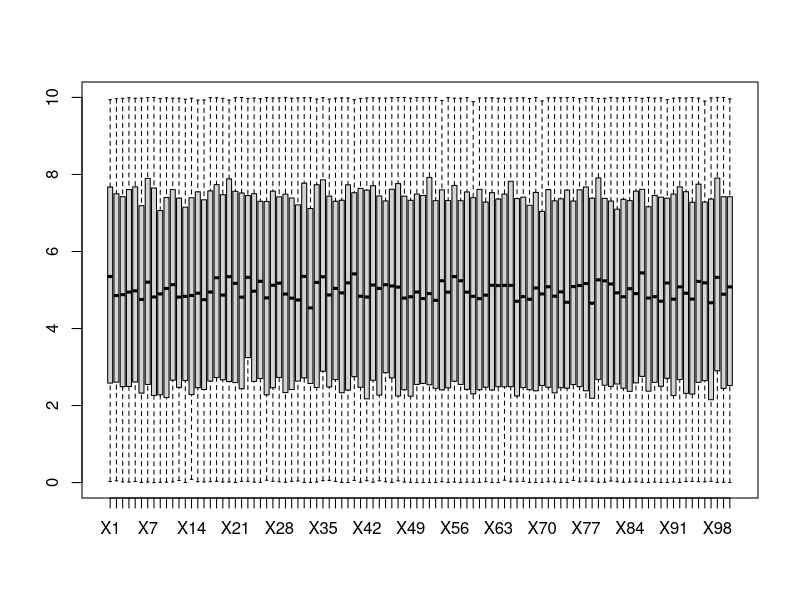
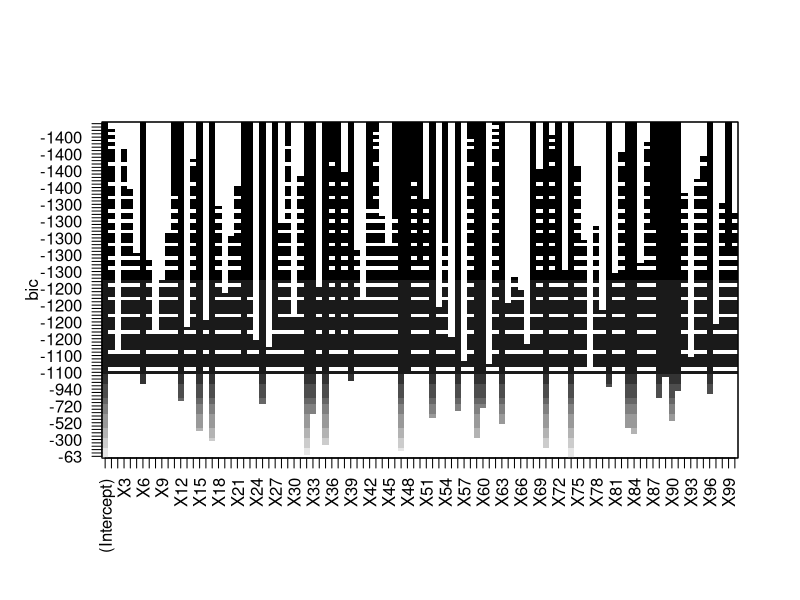
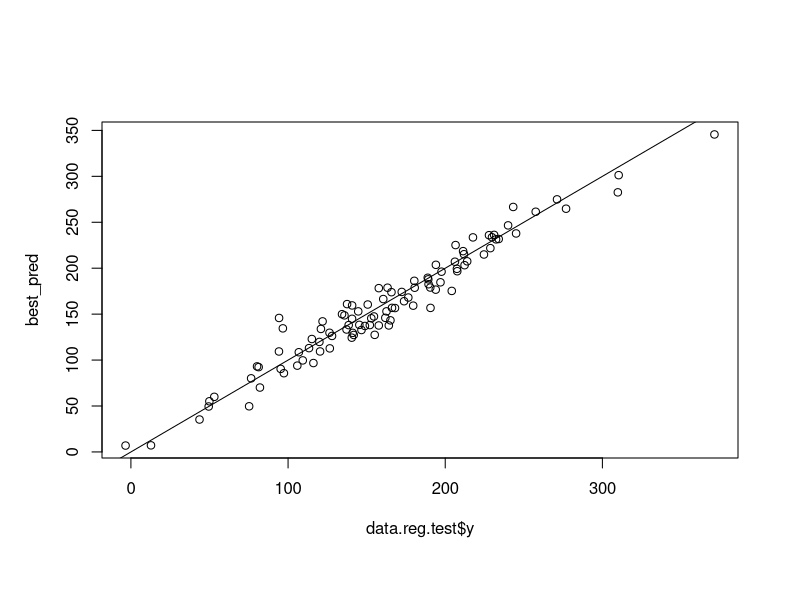
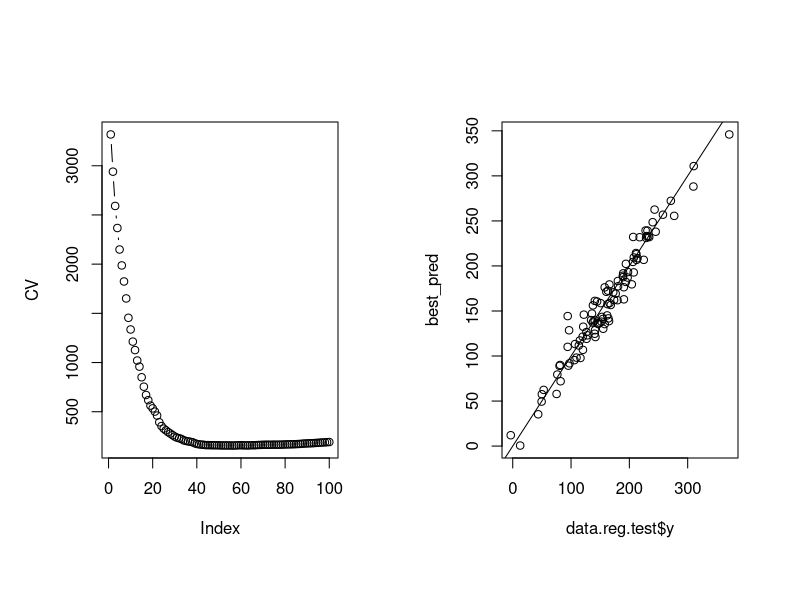
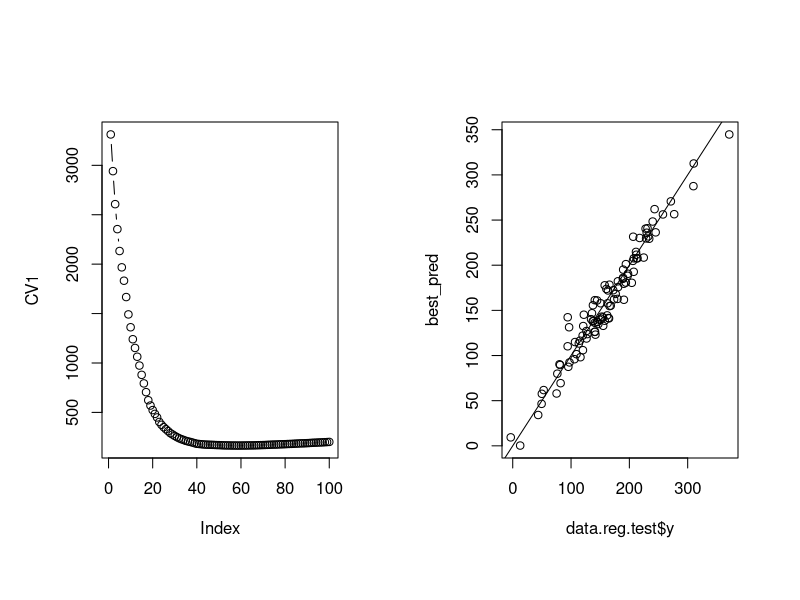
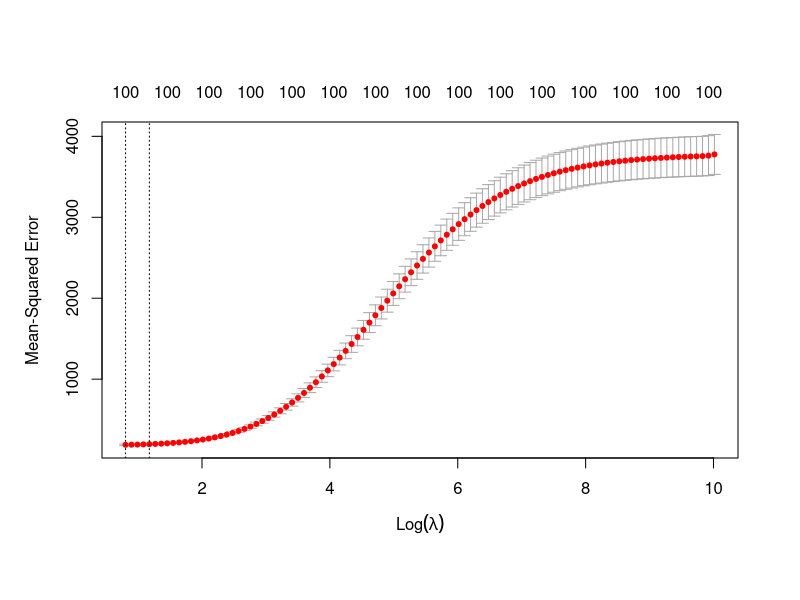
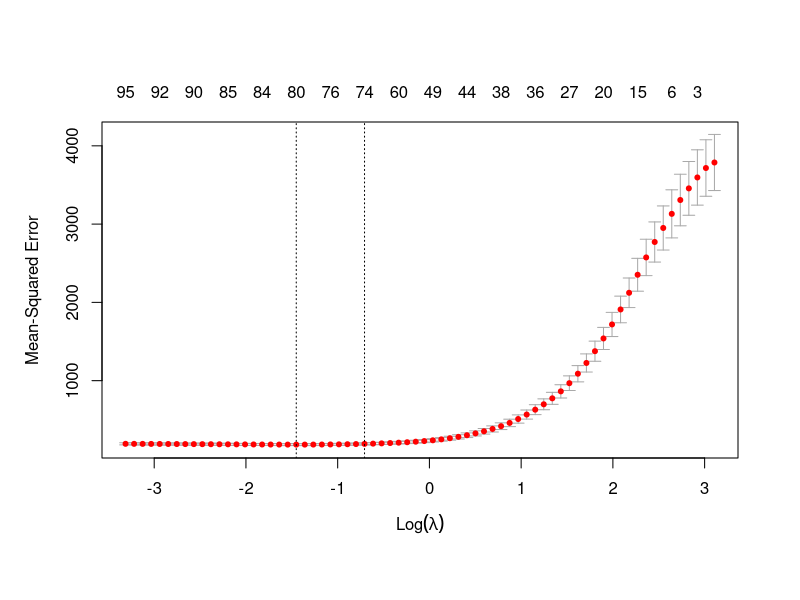
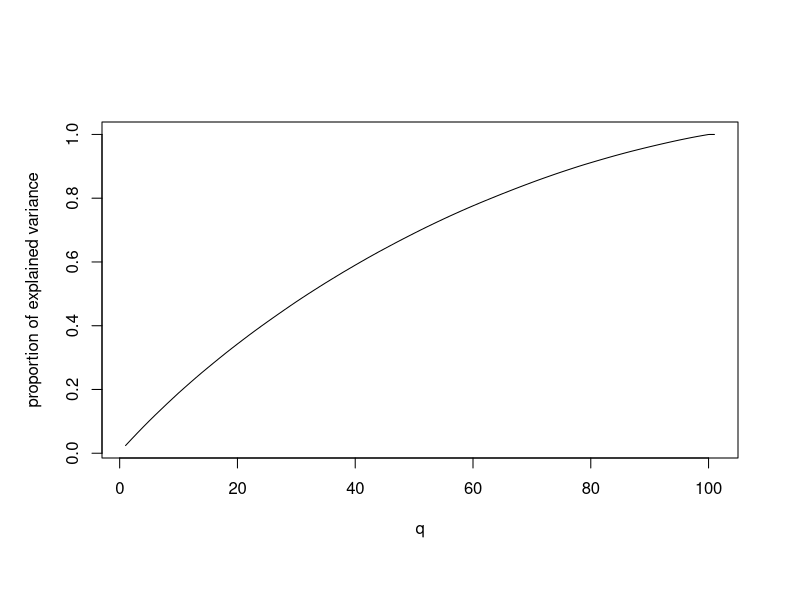

The R source for these figures, in order: (Note: this script raises an error after producing the figures.)
# Projet 1
rm(list=ls())
library('leaps')

# Fonctions de service :
make_one_formula <- function(names) {
  # Création de la formule correspondante au modèle i
  f <- "y ~"
  for (name in names) {
    f <- paste(f, "+", name)
  }
  return (f)
}

make_formula <- function(reg.fit) {
  
  Formula <- c()
  for (i in 2:length(summary(reg.fit)$which[1,])-1) {
    
    model <- summary(reg.fit)$which[i,] # Masque du mod?le i
    model <- model[2:length(model)] # On ne prend pas la colone (Intercept)
    model.names <- names(model)[model]
    
    names <- model.names[1:length(model.names)]
    f <- make_one_formula(names)
    
    # Ajout de la formule ? la liste des formules
    Formula <- append(Formula, f)
  }
  
  return (Formula)
}



# Partie 1 : Regression
# 1) Mod?le lin?aire
data.reg <- read.table("TPN1_a22_reg_app.txt")
boxplot(data.reg[,-101])   # V?rifier s'il n'y a pas de valeurs ab?rentes

# S?paration en un train set et un test set
nrow <- nrow(data.reg)
idx.train <- sample(nrow, floor(4/5*nrow))
data.reg.train <- data.reg[idx.train,]
data.reg.test <- data.reg[-idx.train,]


# - Subset selection

# Selection du meilleur sous ensemble de pr?dicteurs 
lm.reg.fit <- regsubsets(y~., data=data.reg, method='forward', nvmax=length(data.reg)-1)
Formula <- make_formula(lm.reg.fit)

# BIC  -> On trouve un bon mod?le avec peu de pr?dicteurs, mais ce n'est pas le meilleur mod?le
lm.reg.fit.summary <- summary(lm.reg.fit)
bic <- lm.reg.fit.summary$outmat[which.min(lm.reg.fit.summary$bic), ]
bic.predicteurs <- names(data.reg)[bic == "*"]
plot(lm.reg.fit, scale="bic")  # 45 predicteurs
f <- make_one_formula(bic.predicteurs)

# V?rification du mod?le sur les donn?es de test
best_reg <- lm(f, data.reg.train)
best_pred <- predict(best_reg, newdata=data.reg.test)

plot(data.reg.test$y, best_pred)
abline(0,1)

(err <- mean((data.reg.test$y - best_pred)^2))  # erreur quadratique moyenne
cat("Meilleur mod?le pour 'subset selection' avec ", which.min(lm.reg.fit.summary$bic), " pr?dicteur : ", f)
cat("Erreur quadratique moyenne : ", err)


# - Application d'une validation crois?e sur chacun des bests subsets et d?termination du nombre optimal de pr?dicteurs
#  -> Bon mod?le, mais varie beaucoup en fonction des donn?es de train
n <- nrow(data.reg.train)
K <- 10
folds <- sample(1:K, n, replace=TRUE)
CV <- rep(0, length(Formula))

for(i in (1:length(Formula))) {
  for(k in (1:K)) {
    reg <- lm(Formula[i], data=data.reg.train[folds != k, ])
    pred <- predict(reg, newdata=data.reg.train[folds == k, ])
    CV[i] <- CV[i] + sum((data.reg.train$y[folds == k] - pred)^2)
  }
  CV[i] <- CV[i]/n
}
par(mfrow = c(1, 2))
plot(CV, type="b") # 50 pr?dicteurs semblent ?tre un bon compromis entre nombre de pr?dicteurs et performances

# V?rification du mod?le sur les donn?es de test
best_reg <- lm(Formula[which.min(CV)], data.reg.train)
#best_reg <- lm(Formula[40], data.reg.train) # Pr?dicteur lm ?
best_pred <- predict(best_reg, newdata=data.reg.test)

plot(data.reg.test$y, best_pred)
abline(0,1)
par(mfrow = c(1, 1))

(err <- mean((data.reg.test$y - best_pred)^2))  # erreur quadratique moyenne
cat("Meilleur mod?le pour 'subset selection' avec ", which.min(CV), " pr?dicteur : ", Formula[which.min(CV)])
cat("Erreur quadratique moyenne : ", err)


# Nested cross-validation  -> Trouve un tr?s bon mod?le stable en fonction des donn?es de train

n1 <- nrow(data.reg)
K1 <- 5
K2 <- 10
folds1 <- sample(1:K1, n1, replace=TRUE)
CV1 <- rep(0, length(Formula))
for (k1 in (1:K1)){
  inner.data <- data.reg[folds1 != k1, ]
  n2 <- nrow(inner.data)
  folds2 <- sample(1:K2, n2, replace=TRUE)
  CV2 <- rep(0, length(Formula))
  for(i in (1:length(Formula))) {
    for(k2 in (1:K2)) {
      reg <- lm(Formula[i], data=inner.data[folds2 != k2, ])
      pred <- predict(reg, newdata=inner.data[folds2 == k2, ])
      CV2[i] <- CV2[i] + sum((inner.data$y[folds2 == k2] - pred)^2)
    }
    CV2[i] <- CV2[i]/n2
  }
  CV1 <- CV1 + CV2
}
CV1 <- CV1/K1

par(mfrow = c(1, 2))
plot(CV1, type="b") # 57 pr?dicteurs semblent ?tre un bon compromis entre nombre de pr?dicteurs et performances
which.min(CV1)
# V?rification du mod?le sur les donn?es de test
best_reg <- lm(Formula[which.min(CV1)], data.reg.train)
#best_reg <- lm(Formula[40], data.reg.train) # Pr?dicteur lm ?
best_pred <- predict(best_reg, newdata=data.reg.test)

plot(data.reg.test$y, best_pred)
abline(0,1)
par(mfrow = c(1, 1))

(err <- mean((data.reg.test$y - best_pred)^2))  # erreur quadratique moyenne
cat("Meilleur mod?le pour 'subset selection' avec ", which.min(CV1), " pr?dicteur : ", Formula[which.min(CV1)])
cat("Erreur quadratique moyenne : ", err)

# - Regularization (Shrinkage)

#install.packages("glmnet")
#install.packages("Matrix")
library(Matrix)
library(glmnet)

# Standardisation des pr?dicteur  -> Pas trop besoin car les variances des pr?dicteurs ne sont pas tr?s diff?rentes (cf boxplot)
#xtrain.stand <- scale(data.reg.train)
#xtest.stand <- scale(data.reg.test)
#xtest <- data.matrix(xtest.stand[,1:ncol(xtest.stand)-1])
#xtrain <- data.matrix(xtrain.stand[,1:ncol(xtrain.stand)-1])

xtrain <- data.matrix(data.reg.train[,1:ncol(data.reg.train)-1])
xtest <- data.matrix(data.reg.test[,1:ncol(data.reg.test)-1])
ytrain <- data.reg.train$y
ytest <- data.reg.test$y

# Ridge Regression :

cv.out <- cv.glmnet(xtrain, ytrain, alpha=0)
plot(cv.out)
cv.out$lambda.min

fit <- glmnet(xtrain, ytrain, lambda=cv.out$lambda.min, alpha=0)
ridge.pred <- predict(fit, s=cv.out$lambda.min, newx=xtest)
(err <- mean((ytest - ridge.pred)^2))
cat("Erreur quadratique moyenne pour ridge : ", err)

# Lasso  (plus efficace que ridge et r?duit la dimension)

cv.out <- cv.glmnet(xtrain, ytrain, alpha=1)
plot(cv.out)

fit.lasso <- glmnet(xtrain, ytrain, lambda=cv.out$lambda.min, alpha=1)
lasso.pred <- predict(fit.lasso, s=cv.out$lambda.min, newx=xtest)
(err <- (mean((ytest - lasso.pred)^2)))
cat("Erreur quadratique moyenne pour lasso : ", err)

# - Feature extraction  -> (Pas tr?s concluant)

# PCA
data.reg.feature <- scale(data.reg)  # Centrer et r?duire les donn?es
pca <- princomp(data.reg.feature)
Z <- pca$scores
head(pca)
lambda <- pca$sdev^2

plot(cumsum(lambda)/sum(lambda), type="l", xlab="q", ylab="proportion of explained variance")

# PCR  (MSE similaire ? cross validation, mais avec tous les pr?dicteurs)
#install.packages("pls")
library(pls)

pcr.fit <- pcr(y ~ .,data=data.reg, scale=TRUE, validation="CV")
sum <- summary(pcr.fit)
validationplot(pcr.fit, val.type="MSEP", legendpos="topright")

# GAM 

#install.packages("splines")
library(splines)

fit1 <- lm(data.reg.train ~ ., data=data.reg.train)
